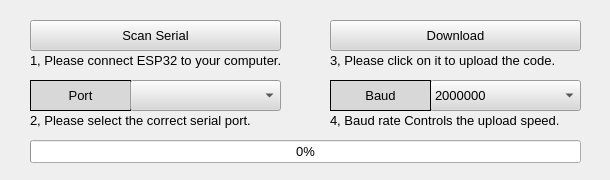
<?xml version="1.0" encoding="UTF-8"?>
<ui version="4.0">
 <class>widget_firmware</class>
 <widget class="QWidget" name="widget_firmware">
  <property name="geometry">
   <rect>
    <x>0</x>
    <y>0</y>
    <width>610</width>
    <height>180</height>
   </rect>
  </property>
  <property name="font">
   <font>
    <family>Arial</family>
   </font>
  </property>
  <property name="windowTitle">
   <string>Freenove</string>
  </property>
  <widget class="QLabel" name="label_firmware_port">
   <property name="geometry">
    <rect>
     <x>30</x>
     <y>80</y>
     <width>101</width>
     <height>31</height>
    </rect>
   </property>
   <property name="font">
    <font>
     <family>Arial</family>
     <pointsize>10</pointsize>
     <weight>50</weight>
     <italic>false</italic>
     <bold>false</bold>
    </font>
   </property>
   <property name="contextMenuPolicy">
    <enum>Qt::DefaultContextMenu</enum>
   </property>
   <property name="styleSheet">
    <string notr="true">font: 10pt &quot;Arial&quot;;
background-color: rgb(216, 216, 216);
</string>
   </property>
   <property name="frameShape">
    <enum>QFrame::Panel</enum>
   </property>
   <property name="text">
    <string>Port</string>
   </property>
   <property name="alignment">
    <set>Qt::AlignCenter</set>
   </property>
  </widget>
  <widget class="QComboBox" name="combobox_firmware_port">
   <property name="geometry">
    <rect>
     <x>130</x>
     <y>80</y>
     <width>151</width>
     <height>31</height>
    </rect>
   </property>
   <property name="font">
    <font>
     <family>Arial</family>
     <pointsize>10</pointsize>
     <weight>50</weight>
     <italic>false</italic>
     <bold>false</bold>
    </font>
   </property>
   <property name="focusPolicy">
    <enum>Qt::NoFocus</enum>
   </property>
   <property name="layoutDirection">
    <enum>Qt::LeftToRight</enum>
   </property>
   <property name="styleSheet">
    <string notr="true">font: 10pt &quot;Arial&quot;;
background-color: rgb(216, 216, 216);</string>
   </property>
   <property name="maxVisibleItems">
    <number>18</number>
   </property>
  </widget>
  <widget class="QPushButton" name="button_firmware_download">
   <property name="geometry">
    <rect>
     <x>330</x>
     <y>20</y>
     <width>251</width>
     <height>31</height>
    </rect>
   </property>
   <property name="font">
    <font>
     <family>Arial</family>
     <pointsize>10</pointsize>
     <weight>50</weight>
     <italic>false</italic>
     <bold>false</bold>
    </font>
   </property>
   <property name="focusPolicy">
    <enum>Qt::NoFocus</enum>
   </property>
   <property name="styleSheet">
    <string notr="true">font: 10pt &quot;Arial&quot;;
background-color: rgb(216, 216, 216);</string>
   </property>
   <property name="text">
    <string>Download</string>
   </property>
  </widget>
  <widget class="QComboBox" name="combobox_firmware_baud">
   <property name="geometry">
    <rect>
     <x>430</x>
     <y>80</y>
     <width>151</width>
     <height>31</height>
    </rect>
   </property>
   <property name="font">
    <font>
     <family>Arial</family>
     <pointsize>10</pointsize>
     <weight>50</weight>
     <italic>false</italic>
     <bold>false</bold>
    </font>
   </property>
   <property name="focusPolicy">
    <enum>Qt::NoFocus</enum>
   </property>
   <property name="layoutDirection">
    <enum>Qt::LeftToRight</enum>
   </property>
   <property name="styleSheet">
    <string notr="true">font: 10pt &quot;Arial&quot;;
background-color: rgb(216, 216, 216);</string>
   </property>
   <property name="maxVisibleItems">
    <number>18</number>
   </property>
   <property name="insertPolicy">
    <enum>QComboBox::InsertAtBottom</enum>
   </property>
   <property name="sizeAdjustPolicy">
    <enum>QComboBox::AdjustToContentsOnFirstShow</enum>
   </property>
   <item>
    <property name="text">
     <string>2000000</string>
    </property>
   </item>
   <item>
    <property name="text">
     <string>115200</string>
    </property>
   </item>
   <item>
    <property name="text">
     <string>230400</string>
    </property>
   </item>
   <item>
    <property name="text">
     <string>460800</string>
    </property>
   </item>
   <item>
    <property name="text">
     <string>921600</string>
    </property>
   </item>
   <item>
    <property name="text">
     <string>2000000</string>
    </property>
   </item>
  </widget>
  <widget class="QLabel" name="label_firmware_baudrate">
   <property name="geometry">
    <rect>
     <x>330</x>
     <y>80</y>
     <width>101</width>
     <height>31</height>
    </rect>
   </property>
   <property name="font">
    <font>
     <family>Arial</family>
     <pointsize>10</pointsize>
     <weight>50</weight>
     <italic>false</italic>
     <bold>false</bold>
    </font>
   </property>
   <property name="styleSheet">
    <string notr="true">font: 10pt &quot;Arial&quot;;
background-color: rgb(216, 216, 216);</string>
   </property>
   <property name="frameShape">
    <enum>QFrame::Panel</enum>
   </property>
   <property name="text">
    <string>Baud</string>
   </property>
   <property name="alignment">
    <set>Qt::AlignCenter</set>
   </property>
  </widget>
  <widget class="QPushButton" name="button_firmware_scan">
   <property name="geometry">
    <rect>
     <x>30</x>
     <y>20</y>
     <width>251</width>
     <height>31</height>
    </rect>
   </property>
   <property name="font">
    <font>
     <family>Arial</family>
     <pointsize>10</pointsize>
     <weight>50</weight>
     <italic>false</italic>
     <bold>false</bold>
    </font>
   </property>
   <property name="focusPolicy">
    <enum>Qt::NoFocus</enum>
   </property>
   <property name="styleSheet">
    <string notr="true">font: 10pt &quot;Arial&quot;;
background-color: rgb(216, 216, 216);</string>
   </property>
   <property name="text">
    <string>Scan Serial</string>
   </property>
  </widget>
  <widget class="QLabel" name="label_firmware_1">
   <property name="geometry">
    <rect>
     <x>30</x>
     <y>50</y>
     <width>251</width>
     <height>21</height>
    </rect>
   </property>
   <property name="font">
    <font>
     <family>Arial</family>
     <pointsize>10</pointsize>
     <weight>50</weight>
     <italic>false</italic>
     <bold>false</bold>
    </font>
   </property>
   <property name="styleSheet">
    <string notr="true">font: 10pt &quot;Arial&quot;;</string>
   </property>
   <property name="text">
    <string>1, Please connect ESP32 to your computer.</string>
   </property>
  </widget>
  <widget class="QLabel" name="label_firmware_2">
   <property name="geometry">
    <rect>
     <x>30</x>
     <y>110</y>
     <width>251</width>
     <height>21</height>
    </rect>
   </property>
   <property name="font">
    <font>
     <family>Arial</family>
     <pointsize>10</pointsize>
     <weight>50</weight>
     <italic>false</italic>
     <bold>false</bold>
    </font>
   </property>
   <property name="styleSheet">
    <string notr="true">font: 10pt &quot;Arial&quot;;</string>
   </property>
   <property name="text">
    <string>2, Please select the correct serial port.</string>
   </property>
  </widget>
  <widget class="QLabel" name="label_firmware_3">
   <property name="geometry">
    <rect>
     <x>330</x>
     <y>50</y>
     <width>251</width>
     <height>21</height>
    </rect>
   </property>
   <property name="font">
    <font>
     <family>Arial</family>
     <pointsize>10</pointsize>
     <weight>50</weight>
     <italic>false</italic>
     <bold>false</bold>
    </font>
   </property>
   <property name="styleSheet">
    <string notr="true">font: 10pt &quot;Arial&quot;;</string>
   </property>
   <property name="text">
    <string>3, Please click on it to upload the code.</string>
   </property>
  </widget>
  <widget class="QLabel" name="label_firmware_4">
   <property name="geometry">
    <rect>
     <x>330</x>
     <y>110</y>
     <width>251</width>
     <height>21</height>
    </rect>
   </property>
   <property name="font">
    <font>
     <family>Arial</family>
     <pointsize>10</pointsize>
     <weight>50</weight>
     <italic>false</italic>
     <bold>false</bold>
    </font>
   </property>
   <property name="styleSheet">
    <string notr="true">font: 10pt &quot;Arial&quot;;</string>
   </property>
   <property name="text">
    <string>4, Baud rate Controls the upload speed.</string>
   </property>
  </widget>
  <widget class="QProgressBar" name="progressBar_firmware">
   <property name="geometry">
    <rect>
     <x>30</x>
     <y>140</y>
     <width>551</width>
     <height>23</height>
    </rect>
   </property>
   <property name="font">
    <font>
     <family>Arial</family>
     <pointsize>10</pointsize>
     <weight>50</weight>
     <italic>false</italic>
     <bold>false</bold>
    </font>
   </property>
   <property name="styleSheet">
    <string notr="true">font: 10pt &quot;Arial&quot;;</string>
   </property>
   <property name="value">
    <number>0</number>
   </property>
  </widget>
 </widget>
 <resources/>
 <connections/>
</ui>
